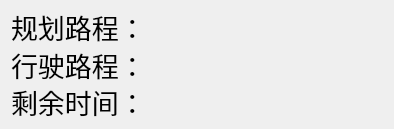
<?xml version="1.0" encoding="UTF-8"?>
<ui version="4.0">
 <class>LeftFunction</class>
 <widget class="QWidget" name="LeftFunction">
  <property name="geometry">
   <rect>
    <x>0</x>
    <y>0</y>
    <width>394</width>
    <height>129</height>
   </rect>
  </property>
  <property name="windowTitle">
   <string>Form</string>
  </property>
  <layout class="QVBoxLayout" name="verticalLayout">
   <item>
    <layout class="QHBoxLayout" name="horizontalLayout_3">
     <item>
      <widget class="QLabel" name="label_3">
       <property name="minimumSize">
        <size>
         <width>140</width>
         <height>30</height>
        </size>
       </property>
       <property name="maximumSize">
        <size>
         <width>140</width>
         <height>16777215</height>
        </size>
       </property>
       <property name="font">
        <font>
         <pointsize>20</pointsize>
        </font>
       </property>
       <property name="text">
        <string>规划路程：</string>
       </property>
      </widget>
     </item>
     <item>
      <widget class="QLabel" name="label_distance_guihua">
       <property name="font">
        <font>
         <pointsize>20</pointsize>
        </font>
       </property>
       <property name="text">
        <string/>
       </property>
      </widget>
     </item>
    </layout>
   </item>
   <item>
    <layout class="QHBoxLayout" name="horizontalLayout">
     <item>
      <widget class="QLabel" name="label">
       <property name="minimumSize">
        <size>
         <width>140</width>
         <height>30</height>
        </size>
       </property>
       <property name="maximumSize">
        <size>
         <width>140</width>
         <height>16777215</height>
        </size>
       </property>
       <property name="font">
        <font>
         <pointsize>20</pointsize>
        </font>
       </property>
       <property name="text">
        <string>行驶路程：</string>
       </property>
      </widget>
     </item>
     <item>
      <widget class="QLabel" name="label_distance_xingshi">
       <property name="font">
        <font>
         <pointsize>20</pointsize>
        </font>
       </property>
       <property name="text">
        <string/>
       </property>
      </widget>
     </item>
    </layout>
   </item>
   <item>
    <layout class="QHBoxLayout" name="horizontalLayout_2">
     <item>
      <widget class="QLabel" name="label_2">
       <property name="minimumSize">
        <size>
         <width>140</width>
         <height>30</height>
        </size>
       </property>
       <property name="maximumSize">
        <size>
         <width>140</width>
         <height>16777215</height>
        </size>
       </property>
       <property name="font">
        <font>
         <pointsize>20</pointsize>
        </font>
       </property>
       <property name="text">
        <string>剩余时间：</string>
       </property>
      </widget>
     </item>
     <item>
      <widget class="QLabel" name="label_time">
       <property name="font">
        <font>
         <pointsize>20</pointsize>
        </font>
       </property>
       <property name="text">
        <string/>
       </property>
      </widget>
     </item>
    </layout>
   </item>
  </layout>
 </widget>
 <resources/>
 <connections/>
</ui>
